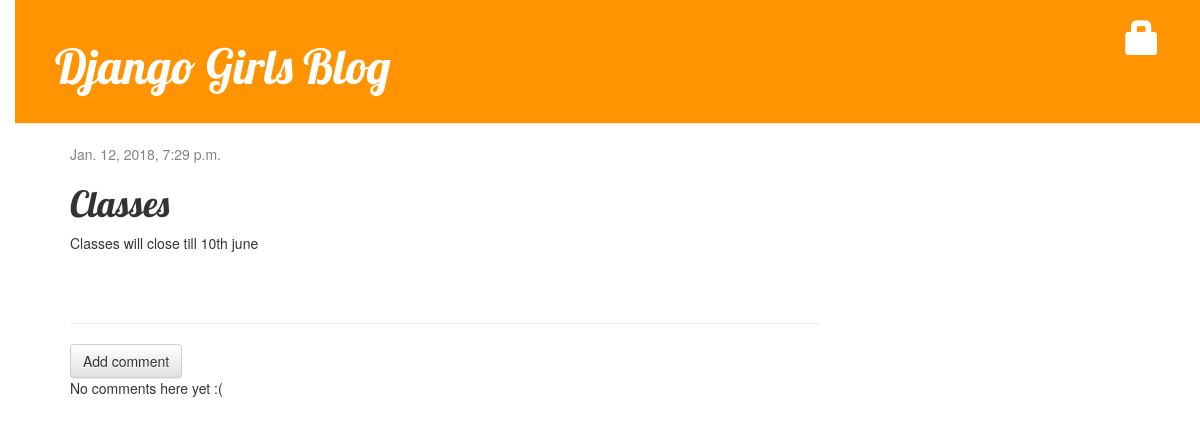
The app's page /post/1/ with its own data.
### blog/models.py (models this page shows, shortened)
class Post(models.Model):
    author = models.ForeignKey('auth.User')
    title = models.CharField(max_length=200)
    text = models.TextField()
    created_date = models.DateTimeField(
            default=timezone.now)
    published_date = models.DateTimeField(
            blank=True, null=True)

### blog/views.py (the view)
# urls.py: url(r'^post/(?P<pk>\d+)/$', views.post_detail, name='post_detail'),
def post_detail(request, pk):
    post = get_object_or_404(Post, pk=pk)
    return render(request, 'blog/post_detail.html', {'post': post})

### blog/templates/blog/post_detail.html (shortened to what this page needs)
{% extends 'blog/base.html' %}
{% block content %}
    <div class="post">
        {% if post.published_date %}
    <div class="date">
        {{ post.published_date }}
    </div>
{% else %}
    <a class="btn btn-default" href="{% url 'post_publish' pk=post.pk %}">Publish</a>
{% endif %}
        <h1>{{ post.title }}</h1>
        <p>{{ post.text|linebreaksbr }}</p>
    </div>
<hr>
<a class="btn btn-default" href="{% url 'add_comment_to_post' pk=post.pk %}">Add comment</a>
{% for comment in post.comments.all %}
    {% if user.is_authenticated or comment.approved_comment %}
    <div class="comment">
        <div class="date">
            {{ comment.created_date }}
            {% if not comment.approved_comment %}
                <a class="btn btn-default" href="{% url 'comment_remove' pk=comment.pk %}"><span class="glyphicon glyphicon-remove"></span></a>
                <a class="btn btn-default" href="{% url 'comment_approve' pk=comment.pk %}"><span class="glyphicon glyphicon-ok"></span></a>
            {% endif %}
        </div>
        <strong>{{ comment.author }}</strong>
        <p>{{ comment.text|linebreaks }}</p>
    </div>
    {% endif %}
{% empty %}
    <p>No comments here yet :(</p>
{% endfor %}
{% endblock %}

### blog/static/css/blog.css (style rules this page uses)
body { padding-left: 15px; }
h1, h2, h3, h4 { font-family: 'Lobster', cursive; }
.date { color: #828282; }
.post { margin-bottom: 70px; }

### records on screen
Post: published_date "Jan. 12, 2018, 7:29 p.m.", title "Classes", text "Classes will close till 10th june"
